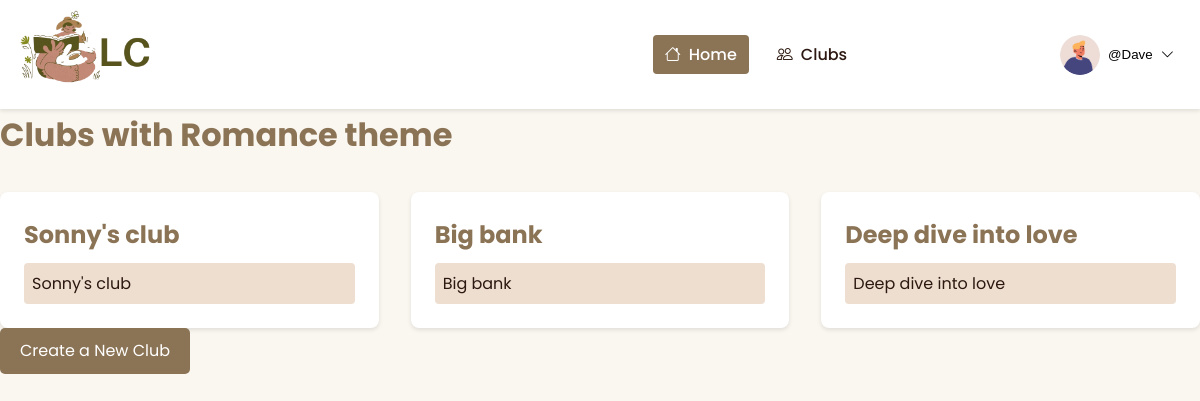
Page /theme/Romance/ (signed in) on the committed database.
### discussion/models.py (models this page shows, shortened)
class Profile(models.Model):
    user = models.OneToOneField(User, null=True, on_delete=models.CASCADE)
    bio = models.TextField()
    selected_themes = models.ManyToManyField(Theme)
    books_per_year = models.CharField(max_length=20, choices=[
        ('0-5', '0-5'),
        ('5-10', '5-10'),
        ('10-20', '10-20'),
        ('20+', '20+'),
    ],
    null=True,
    blank=True,
    )
    profile_pic = (models.ImageField(null=True, blank=True, upload_to="static/profile" ))
    goodreads_url = models.CharField(max_length=55, null=True, blank=True)

class User(AbstractUser):
    fname = models.CharField(max_length=200, null=True)
    lname = models.CharField(max_length=200, null=True)
    email = models.EmailField(unique=True, null=False)  # Ensures email is required
    USERNAME_FIELD = 'username'
    REQUIRED_FIELDS = []

class Theme(models.Model):
    name = models.CharField(max_length=100, unique=True)

class Club(models.Model):
    moderator = models.ForeignKey(
        User, on_delete=models.SET_NULL, null=True, blank=True, related_name="moderated_clubs"
    )
    name = models.CharField(max_length=100)
    description = models.TextField()
    members = models.ManyToManyField(User, related_name="joined_clubs", blank=True)
    created_at = models.DateTimeField(auto_now_add=True)
    theme = models.ManyToManyField(Theme, related_name="club_theme")
    recommendation = models.ManyToManyField(BookRecommendation, related_name="club_rec", blank=True)
    likes = models.ManyToManyField(User, related_name="post_likes", blank=True)
    dislikes = models.ManyToManyField(User, related_name="post_dislikes", blank=True)

### discussion/views.py (the view)
# urls.py: path('theme/<str:th>/', views.theme_view, name='theme'),
def theme_view(request, th):
    theme_posts = Club.objects.filter(theme__name=th)
    context = {
        'th': th,
        'theme_posts': theme_posts
    }
    return render(request, 'themes.html', context)

### discussion/templates/themes.html
{% extends 'base3.html' %}
{% block content %}
<div class="themes-header">
    <h1>Clubs with {{th}} theme</h1>
</div>
<div class="themes-grid">
    {% for club in theme_posts %}
    <div class="theme-card">
        <h2>{{ club.name }}</h2>
        <div class="theme-clubs">
            <a href="{% url 'club_detail' club.id %}" class="club-link">{{ club.name }}</a>
        </div>
    </div>
    {% endfor %}
</div>
<a href="{% url 'club_create' %}" class="btn">Create a New Club</a>
{% endblock %}

### templates/navbar.html (shortened to what this page needs)
<nav class="header-navbar">
    <div class="container">
        <div class="logo">
            <a href="{% url 'home' %}" class="logo">
                {% load static %}
            <img src="{% static 'discussion\logo.png' %}" alt="">
            </a>
        </div>
        <div class="navbar-menu" id="navbarMenu">
            <li><a href="{% url 'home' %}" class="active"><i class="bi bi-house"></i>Home</a></li>
            <li><a href="{% url 'club_list' %}"><i class="bi bi-people"></i>Clubs</a></li>
        </div>
        {% if user.is_authenticated %}
        <div class="user-menu">
            <button class="user-menu-toggle">
            {% with profile=user.profile %}
            {% if profile.profile_pic %}
            <img src="{{ profile.profile_pic.url }}" alt="User Avatar" class="user-avatar">
            {% else %}
            <img alt="placeholder" id="profile-image">
            {% endif %}
            {% endwith %}
                <span>@{{ user.username|capfirst }}</span>
                <i class="bi bi-chevron-down"></i>
            </button>
            {% else %}
            <div class="navbar-menu" id="navbarMenu">
                <li><a href="{% url 'register' %}"><i class="bi bi-person-plus"></i>Register</a></li>
                <li><a href="{% url 'login' %}"><i class="bi bi-box-arrow-in-right"></i>Login</a></li>
            </div>
            {% endif %}
        </div>
    </div>
</nav>

### static/discussion/css/templates2.css (style rules this page uses)
:root { --primary-color: #EEDED0; --primary-dark: #D6C4A9; --secondary-color: #F7E7CE; --accent-color-1: #B6A48E; --accent-color-2: #8B7355; --accent-color-3: #C17817; --text-color: #2C1810; --text-light: #5C4033; --background-color: #FAF6F0; --white: #FFFFFF; --error-color: #E85D75; --success-color: #4CAF50; }
body { font-family: 'Poppins', sans-serif; background-color: var(--background-color); color: var(--text-color); margin: 0; padding: 0; line-height: 1.6; }
.container { max-width: 1200px; margin: 0 auto; padding: 0 20px; }
.navbar-menu { display: flex; gap: 20px; }
.navbar-menu a { color: var(--text-color); text-decoration: none; font-weight: 500; transition: color 0.3s ease; }
.btn { display: inline-block; padding: 10px 20px; background-color: var(--accent-color-2); color: var(--white); text-decoration: none; border-radius: 5px; transition: background-color 0.3s ease; }

### static/discussion/css/nav.css (style rules this page uses)
.navbar-menu { display: flex; gap: 1rem; align-items: center; margin: 0; padding: 0; }
.navbar-menu > li { list-style-type: none; }
.navbar-menu a { color: var(--text-color); text-decoration: none; font-weight: 500; padding: 0.5rem 0.75rem; border-radius: 4px; transition: all 0.3s ease; }
.navbar-menu a.active { background-color: var(--accent-color-2); color: var(--white); }
.navbar-menu i { margin-right: 0.5rem; }
.header-navbar { background-color: var(--white); box-shadow: 0 2px 4px rgba(0,0,0,0.1); padding: 10px 0; position: sticky; top: 0; z-index: 1000; }
.header-navbar .container { display: flex; justify-content: space-between; align-items: center; }
.header-navbar .logo { font-size: 1.5em; font-weight: 600; color: var(--accent-color-2); text-decoration: none; }
.header-navbar .user-menu { position: relative; }
.header-navbar .user-menu-toggle { background: none; border: none; cursor: pointer; display: flex; align-items: center; gap: 8px; }
.header-navbar .user-avatar { width: 40px; height: 40px; border-radius: 50%; object-fit: cover; }

### static/discussion/css/themes.css (style rules this page uses)
.themes-header { display: flex; justify-content: space-between; align-items: center; margin-bottom: 2rem; }
.themes-header h1 { color: var(--accent-color-2); margin: 0; }
.themes-grid { display: grid; grid-template-columns: repeat(auto-fill, minmax(300px, 1fr)); gap: 2rem; }
.theme-card { background-color: var(--white); border-radius: 8px; padding: 1.5rem; box-shadow: 0 2px 4px rgba(0, 0, 0, 0.1); transition: transform 0.2s ease; }
.theme-card h2 { color: var(--accent-color-2); margin: 0 0 0.5rem 0; }
.theme-clubs { display: flex; flex-direction: column; gap: 0.5rem; }
.club-link { color: var(--text-color); text-decoration: none; padding: 0.5rem; background-color: var(--primary-color); border-radius: 4px; transition: background-color 0.2s ease; }

### templates/navbar.html (style rules this page uses)
.logo img { width: 30%; height: 30%; }

### rows in the picture
Profile: profile_pic (picture)
User: username "Dave"
Theme: name "Romance"
Club: name "Sonny's club"
Club: name "Big bank"
Club: name "Deep dive into love"
